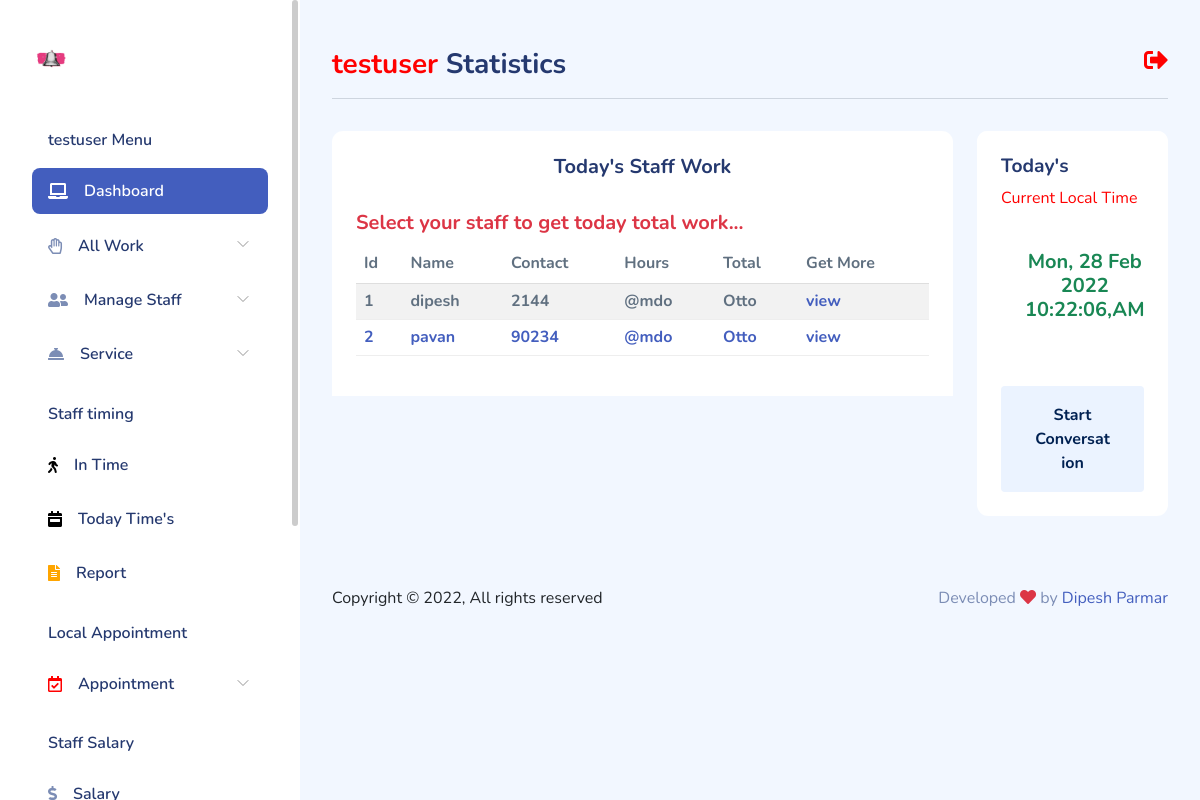
The app's page /client/staff-today-work/ (signed in) with its own data.
### client/models.py (models this page shows, shortened)
class Staff(models.Model):
    user = models.ForeignKey(User, on_delete=models.CASCADE,null=True, blank=True)
    profile = models.ImageField(upload_to = 'staff/')
    name = models.CharField(max_length=100)
    phone = models.PositiveIntegerField()
    email = models.EmailField(max_length=100, null=True, blank=True)
    service = models.CharField(max_length=100, null=True, blank=True)
    fdate = models.DateTimeField(auto_now_add=True)

### client/views.py (the view)
# urls.py: path('staff-today-work/', views.today_work, name='today_work'),
@user_passes_test(lambda u: u.is_authenticated, login_url='/')
def today_work(request):
    to_wk = Staff.objects.filter(user=request.user)
    context = {'data': to_wk}
    return render(request, 'client/today_work.html', context)

### client/templates/client/today_work.html (shortened to what this page needs)
{% extends "client/layout.html" %}
{% block table %}
    <div class="text-center mt-4 h5 mb-2">Today's Staff Work</div>
    <div class="card-header">
        <h5 class="text-danger">Select your staff to get today total work...</h5>
        <div class="table-responsive">
        <table class="table table-striped table-hover">
            <thead class="thead-dark">
              <tr>
                <th scope="col">Id</th>
                <th scope="col">Name</th>
                <th scope="col">Contact</th>
                <th scope="col">Hours</th>
                <th scope="col">Total</th>
                <th scope="col">Get More</th>
              </tr>
            </thead>
            <tbody class="text-primary h6">
                {% if data %}
                    {% for dt in data %}
                        <tr>
                        <th scope="row">{{forloop.counter}}</th>
                        <td>{{dt.name}}</td>
                        <td>{{dt.phone}}</td>
                        <td>@mdo</td>
                        <td>Otto</td>
                        <td><a href="{% url 'twork' dt.name  %}">view</a></td>
                    </tr>
                    {% endfor %}
                {% else %}
                    <h4 class="text-danger">Data Not Existing...!</h4>
                {% endif %}
            </tbody>
          </table>
        </div>
    </div>
{% endblock table %}
{% block cardfeatur %}
<div class="card-header">
    <h4>Today's</h4><span><marquee style="color:red;">Current Local Time</marquee> </span>
</div>
<div class="px-4 pb-4">
    <div class="card-content pb-4">
        <div class="recent-message d-flex px-4 py-3">
            <span class="text-center text-success font-weight-bold h5">
                {% now "D, d M Y" %}
                {% now "h:i:s,A" %}
            </span>
        </div>
    </div>
    <button class='btn btn-block btn-xl btn-light-primary font-bold mt-3'>Start
        Conversation</button>
</div>
{% endblock cardfeatur %}

### client/templates/client/layout.html (shortened to what this page needs)
{% load static %}
<!DOCTYPE html>
<html lang="en">
<head>
  <link rel="stylesheet" href="https://use.fontawesome.com/releases/v5.11.2/css/all.css">
    <link rel="stylesheet" href="{% static 'client/css/bootstrap.css' %}">
    <link rel="stylesheet" href="{% static 'client/css/bold.css' %}">
    <link rel="stylesheet" href="{% static 'client/css/perfect-scrollbar.css' %}">
    <link rel="stylesheet" href="{% static 'client/css/bootstrap-icons.css' %}">
    <link rel="stylesheet" href="{% static 'client/css/app.css' %}">
</head>
<body>
    <div id="app">
        <div id="sidebar" class="active">
            <div class="sidebar-wrapper active">
    <div class="sidebar-header">
        <div class="d-flex justify-content-between">
            <div class="logo">
                <a href="index.html"><img src="{% static 'client/img/bell.png' %}"  class="img-fluid"  alt="Logo" srcset=""></a>
            </div>
        </div>
    </div>
    <div class="sidebar-menu">
        <ul class="menu">
            <li class="sidebar-title">{{request.user}} Menu</li>
            <li
                class="sidebar-item active ">
                <a href="{% url 'client' %}" class='sidebar-link'>
                    <i class="fas fa-laptop"></i>
                    <span>Dashboard</span>
                </a>
            </li>
            <li
                class="sidebar-item  has-sub">
                <a href="#" class='sidebar-link'>
                    <i class="far fa-hand-paper"></i>
                    <span>All Work</span>
                </a>
            </li>
            <li
                class="sidebar-item  has-sub">
                <a href="#" class='sidebar-link'>
                    <i class="fas fa-user-friends"></i>
                    <span>Manage Staff</span>
                </a>
            </li>
            <li
                class="sidebar-item  has-sub">
                <a href="#" class='sidebar-link'>
                    <i class="fas fa-concierge-bell" style=""></i>
                    <span>Service</span>
                </a>
            </li>
            <li class="sidebar-title">Staff timing</li>
            <li
                class="sidebar-item  ">
                <a href="{% url 'timing' %}" class='sidebar-link'>
                    <i class="fas fa-walking" style="color:black;"></i>
                    <span>In Time</span>
                </a>
            </li>
            <li
                class="sidebar-item   ">
                <a href="{% url 'totime' %}" class='sidebar-link'>
                    <i class="fas fa-calendar-week" style="color:black;"></i>
                    <span>Today Time's</span>
                </a>
            </li>
            <li
            class="sidebar-item   ">
            <a href="{% url 'report' %}" class='sidebar-link'>
                <i class="fas fa-file-alt" style="color:orange;"></i>
                <span>Report</span>
            </a>
            </li>
            <li class="sidebar-title">Local Appointment</li>
            <li
                class="sidebar-item  has-sub">
                <a href="" class='sidebar-link'>
                    <i class="far fa-calendar-check" style="color:red;"></i>
                    <span>Appointment</span>
                </a>
            </li>
            <li class="sidebar-title">Staff Salary</li>
            <li
                class="sidebar-item  ">
                <a href="{% url 'salary' %}" class='sidebar-link'>
                    <i class="fas fa-dollar-sign"></i>
                    <span>Salary</span>
                </a>
            </li>
        </ul>
    </div>
</div>
        </div>
        <div id="main">
<div class="page-heading">
    <div class="float-end">
        <a href="{% url 'logoutv' %}"  ><i class="fas fa-sign-out-alt" style="font-size:24px; color:red;"></i></a>
    </div>
    <h3> <span style="color:red;">{{request.user}}</span> Statistics</h3>
    <hr>
</div>
<div class="page-content">
    <section class="row">
        <div class="col-12 col-lg-9">
            <div class="row">
                <div class="col-12">
                    <div class="card">
                        {% block table %}{% endblock table %}
                    </div>
                </div>
            </div>
            <div class="row">
                <div class="col-12 col-xl-4">
                </div>
                <div class="col-12 col-xl-8">
                </div>
            </div>
        </div>
        <div class="col-12 col-lg-3">
            <div class="card">
                {% block cardfeatur %}{% endblock cardfeatur %}
            </div>
            </div>
        </section>
    </div>
            <footer class="black">
                <div class="footer clearfix mb-0 text-muted">
                    <div class="float-start text-dark">
                        <p>Copyright  &copy; {% now 'Y' %},   All rights reserved</p>
                    </div>
                    <div class="float-end">
                        <p>Developed <span class="text-danger"><i class="fas fa-heart"></i></span> by <a
                                href="">Dipesh Parmar</a></p>
                    </div>
                </div>
            </footer>
        </div>
    </div>
</body>
</html>

### client/static/client/css/perfect-scrollbar.css (style rules this page uses)
.ps { overflow: hidden !important; overflow-anchor: none; -ms-overflow-style: none; touch-action: auto; -ms-touch-action: auto; }

### client/static/client/css/app.css (style rules this page uses)
.btn.btn-light-primary { background-color:#ebf3ff;color:#002152 }
.btn-block { width:100% }
.card { border:none;margin-bottom:2.2rem }
.card .card-header { border:none }
.card .card-header h4 { font-size:1.2rem;font-weight:700 }
.card .card-content { position:relative }
#sidebar.active .sidebar-wrapper { left:0 }
.sidebar-wrapper { background-color:#fff;bottom:0;height:100vh;overflow-y:auto;position:fixed;top:0;transition:left .5s ease-out;width:300px;z-index:10 }
.sidebar-wrapper .sidebar-header { font-size:2rem;font-weight:700;padding:2rem 2rem 1rem }
.sidebar-wrapper .sidebar-header img { height:1.2rem }
.sidebar-wrapper .menu { font-weight:600;margin-top:2rem;padding:0 2rem }
.sidebar-wrapper .menu .sidebar-title { color:#25396f;font-size:1rem;font-weight:600;list-style:none;margin:1.5rem 0 1rem;padding:0 1rem }
.sidebar-wrapper .menu .sidebar-link { align-items:center;border-radius:.5rem;color:#25396f;display:block;display:flex;font-size:1rem;padding:.7rem 1rem;text-decoration:none;transition:all .5s }
.sidebar-wrapper .menu .sidebar-link i,.sidebar-wrapper .menu .sidebar-link svg { color:#7c8db5 }
.sidebar-wrapper .menu .sidebar-link span { margin-left:1rem }
.sidebar-wrapper .menu .sidebar-item { list-style:none;margin-top:.5rem;position:relative }
.sidebar-wrapper .menu .sidebar-item.has-sub .sidebar-link:after { color:#ccc;display:block;position:absolute;right:15px;top:12px }
.sidebar-wrapper .menu .sidebar-item.active>.sidebar-link { background-color:#435ebe }
.sidebar-wrapper .menu .sidebar-item.active>.sidebar-link span { color:#fff }
.sidebar-wrapper .menu .sidebar-item.active>.sidebar-link i,.sidebar-wrapper .menu .sidebar-item.active>.sidebar-link svg { fill:#fff;color:#fff }
.dataTable-table td,.dataTable-table thead th,.table td,.table thead th { vertical-align:middle }
.dataTable-table:not(.table-borderless) thead th,.table:not(.table-borderless) thead th { border-bottom:1px solid #dedede!important }
#main { margin-left:300px;padding:2rem }
.page-heading { margin:0 0 2rem }
.page-heading h3 { font-weight:700 }
a { text-decoration:none }
.font-bold { font-weight:700 }
.btn-xl { padding:1rem 2rem }

### records on screen
Staff: name "dipesh", phone "2144"
Staff: name "pavan", phone "90234"

### other values on screen
{{ request.user }} "testuser"
